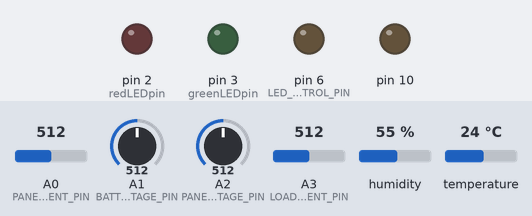
Bench run of a sketch on a simulated Arduino Uno, built with avr-gcc and run on an emulated ATmega328P. On the bench: output pins drawn as LEDs (lit = HIGH). Inputs (shaded band) come from the test bench; at power-on: A0 (PANEL_IN_CURRENT_PIN) = 512, A1 (BATTERY_VOLTAGE_PIN) = 512, A2 (PANEL_VOLTAGE_PIN) = 512, A3 (LOAD_OUT_CURRENT_PIN) = 512, humidity 55 %, temperature 24 °C. The local clock reads 2024-03-15 10:24:30 at power-on unless the sketch sets it; storage starts empty; what the sketch prints to the serial monitor is not drawn.

Above: at 32.6 s.
At 60.3 s:
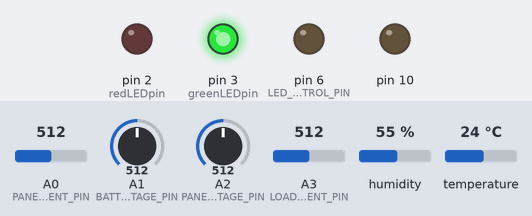
Timing chart, 0 to 83.1 s (numbered marks = the images above):
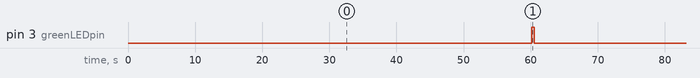

Measured:
- by itself, pin 3 (greenLEDpin): alternates HIGH for 0.42 s and LOW for 59.6 s

The sketch:

SolarMonitor.ino
```cpp
#include <DHT.h>
//#include <Narcoleptic.h>
#include <SD.h>
#include <Wire.h>
#include "RTClib.h"

// A solar monitor. This records solar output from a panel using Hall effect sensors
// on the input and load at the controller as well as battery and panel voltage.
// Temperature and humidity are also logged

// how many milliseconds between grabbing data and logging it. 1000 ms is once a second
#define LOG_INTERVAL  60000 // mills between entries (reduce to take more/faster data)

// Next log millis:
uint32_t next_log_time;

// Number of hours (in milliseconds) the LED lamps should light for at night.
#define NUMBER_LED_LAMP_HOURS 3
long lamp_off_time = 0;

bool solar_panel_off = false;

// how many milliseconds before writing the logged data permanently to disk
// set it to the LOG_INTERVAL to write each time (safest)
// set it to 10*LOG_INTERVAL to write all data every 10 datareads, you could lose up to
// the last 10 reads if power is lost but it uses less power and is much faster!
#define SYNC_INTERVAL 1000 // mills between calls to flush() - to write data to the card
uint32_t syncTime = 0; // time of last sync()

#define ECHO_TO_SERIAL   0 // echo data to serial port
#define WAIT_TO_START    0 // Wait for serial input in setup()

// the digital pins that connect to the signal LEDs
#define redLEDpin 2
#define greenLEDpin 3

#define DHTPIN 4     // what pin we're connected to

#define PUSHBUTTON_PIN 7  // A push button to control the LED lamps
#define LED_CONTROL_PIN 6  // Used to control the LED lamps

#define LOAD_OUT_CURRENT_PIN A3
#define PANEL_VOLTAGE_PIN    A2
#define BATTERY_VOLTAGE_PIN  A1
#define PANEL_IN_CURRENT_PIN A0


#define VOLTAGE_DIVIDER_FACTOR  6.0  // Voltage divider

#define NUM_SAMPLES 10 //Take 10 samples for each analog read:

// Uncomment whatever type you're using!
//#define DHTTYPE DHT11   // DHT 11
#define DHTTYPE DHT22   // DHT 22  (AM2302)
//#define DHTTYPE DHT21   // DHT 21 (AM2301)

DHT dht(DHTPIN, DHTTYPE);


RTC_DS1307 RTC; // define the Real Time Clock object

// for the data logging shield, we use digital pin 10 for the SD cs line
const int chipSelect = 10;

// the logging file
File logfile;


int panel_off_count = 0;
const double PANEL_VOLTAGE_THRESHOLD=0.40;
const int PANEL_COUNT_THRESHOLD = 2; // If the panel is off for five samples then

void error(char *str)
{
  Serial.print("error: ");
  Serial.println(str);

  while(1);
}

void setup(void)
{
  Serial.begin(9600);
  Serial.println();

  // use debugging LEDs
  pinMode(redLEDpin, OUTPUT);
  pinMode(greenLEDpin, OUTPUT);

  // Start with the voltage pins as input:
  pinMode( PANEL_VOLTAGE_PIN , INPUT );
  pinMode(  BATTERY_VOLTAGE_PIN, INPUT );
  pinMode( PANEL_IN_CURRENT_PIN , INPUT );
  pinMode( LOAD_OUT_CURRENT_PIN , INPUT );

  pinMode( LED_CONTROL_PIN, OUTPUT );
  digitalWrite( LED_CONTROL_PIN, LOW );

  pinMode( PUSHBUTTON_PIN, INPUT );
  digitalWrite( PUSHBUTTON_PIN, HIGH );

#if WAIT_TO_START
  Serial.println("Type any character to start");
  while (!Serial.available());
#endif //WAIT_TO_START


  // initialize the SD card
  Serial.print("Initializing SD card...");
  // make sure that the default chip select pin is set to
  // output, even if you don't use it:
  pinMode(10, OUTPUT);

  // see if the card is present and can be initialized:
  if (!SD.begin(chipSelect)) {
    error("Card failed, or not present");
  }
  Serial.println("card initialized.");

  // create a new file
  char filename[13] = "LOGGER00.CSV";
  for (uint8_t i = 0; i < 100; i++) {
    filename[6] = i/10 + '0';
    filename[7] = i%10 + '0';
    // Serial.println(filename);
    if (! SD.exists(filename)) {
      // only open a new file if it doesn't exist
      logfile = SD.open(filename, FILE_WRITE);
      //Serial.print("Using file: " );
      //Serial.println(filename);
      break;  // leave the loop!
    }
  }

  if (! logfile) {
    error("couldnt create file");
  }

  Serial.print("Logging to: ");
  Serial.println(filename);
  delay(100);
  // connect to RTC
  Wire.begin();
  if (!RTC.begin()) {
    logfile.println("RTC failed");
#if ECHO_TO_SERIAL
    Serial.println("RTC failed");
#endif  //ECHO_TO_SERIAL
  }
  Serial.println("RTC OK");

  logfile.println("millis,stamp,datetime,temp, humidity,vpanel,vbattery,ipanel,iload");
#if ECHO_TO_SERIAL
  Serial.println("millis,stamp,datetime,temp, humidity,vpanel,vbattery,ipanel,iload");
#endif //ECHO_TO_SERIAL

  dht.begin();

  next_log_time = millis() + LOG_INTERVAL;
  delay(5000);
}

void loop(void)
{
  DateTime now;
  float panel_voltage;
  float battery_voltage;
  float panel_current;
  float load_current;

  if( (long)(millis()-next_log_time) >= 0 ) {

    next_log_time = millis() + LOG_INTERVAL;


    digitalWrite(greenLEDpin, HIGH);

    // Reading temperature or humidity takes about 250 milliseconds!
    // Sensor readings may also be up to 2 seconds 'old' (its a very slow sensor)
    float h = dht.readHumidity();
    float t = dht.readTemperature();

    // check if returns are valid, if they are NaN (not a number) then something went wrong!
    if (isnan(t) || isnan(h)) {
      Serial.println("Failed to read from DHT");
      digitalWrite(redLEDpin, HIGH);
    }
    else {


      // log milliseconds since starting
      uint32_t m = millis();
      logfile.print(m);           // milliseconds since start
      logfile.print(", ");
#if ECHO_TO_SERIAL
      Serial.print(m);         // milliseconds since start
      Serial.print(", ");
#endif

      // fetch the time
      now = RTC.now();

      // log time
      logfile.print(now.unixtime()); // seconds since 1/1/1970
      logfile.print(", ");
      logfile.print('"');
      logfile.print(now.year(), DEC);
      logfile.print("/");
      logfile.print(now.month(), DEC);
      logfile.print("/");
      logfile.print(now.day(), DEC);
      logfile.print(" ");
      logfile.print(now.hour(), DEC);
      logfile.print(":");
      logfile.print(now.minute(), DEC);
      logfile.print(":");
      logfile.print(now.second(), DEC);
      logfile.print('"');
#if ECHO_TO_SERIAL
      Serial.print(now.unixtime()); // seconds since 1/1/1970
      Serial.print(", ");
      Serial.print('"');
      Serial.print(now.year(), DEC);
      Serial.print("/");
      Serial.print(now.month(), DEC);
      Serial.print("/");
      Serial.print(now.day(), DEC);
      Serial.print(" ");
      Serial.print(now.hour(), DEC);
      Serial.print(":");
      Serial.print(now.minute(), DEC);
      Serial.print(":");
      Serial.print(now.second(), DEC);
      Serial.print('"');
#endif //ECHO_TO_SERIAL


      logfile.print(", ");
      logfile.print(t);
      logfile.print(", ");
      logfile.print(h);
#if ECHO_TO_SERIAL
      Serial.print(", ");
      Serial.print(t);
      Serial.print(", ");
      Serial.print(h);
#endif //ECHO_TO_SERIAL


      panel_voltage = getPanelVoltage( PANEL_VOLTAGE_PIN );
      logfile.print(", ");
      logfile.print(panel_voltage);
#if ECHO_TO_SERIAL
      Serial.print(", ");
      Serial.print(panel_voltage, DEC);
#endif // ECHO_TO_SERIAL

      battery_voltage = getBatteryVoltage( BATTERY_VOLTAGE_PIN );
      logfile.print(", ");
      logfile.print(battery_voltage);
#if ECHO_TO_SERIAL
      Serial.print(", ");
      Serial.print(battery_voltage, DEC);
#endif // ECHO_TO_SERIAL


      panel_current = getCurrent( PANEL_IN_CURRENT_PIN );
      logfile.print(", ");
      logfile.print(panel_current);
#if ECHO_TO_SERIAL
      Serial.print(", ");
      Serial.print(panel_current, DEC);
#endif // ECHO_TO_SERIAL

      load_current = getCurrent( LOAD_OUT_CURRENT_PIN );
      logfile.print(", ");
      logfile.print(load_current);
#if ECHO_TO_SERIAL
      Serial.print(", ");
      Serial.print(load_current, DEC);
#endif // ECHO_TO_SERIAL

      logfile.println();
#if ECHO_TO_SERIAL
      Serial.println();
#endif // ECHO_TO_SERIAL

      digitalWrite(greenLEDpin, LOW);

      // blink LED to show we are syncing data to the card & updating FAT!
      digitalWrite(redLEDpin, HIGH);
      logfile.flush();
      digitalWrite(redLEDpin, LOW);
    }

    if( panel_voltage > PANEL_VOLTAGE_THRESHOLD ) {
      if( !solar_panel_off ) {
        panel_off_count+= 1;
#if ECHO_TO_SERIAL
        Serial.print("Incrementing panel off count, value is now: ");
        Serial.print( panel_off_count, DEC );
        Serial.println();
#endif // ECHO_TO_SERIAL
      }
    }
    else {
      panel_off_count = 0;
#if ECHO_TO_SERIAL
      Serial.print("Resetting panel off count, value is now: ");
      Serial.print( panel_off_count, DEC );
      Serial.println();
#endif // ECHO_TO_SERIAL
    }

    // Only run the LED lamps for a fixed number of hours - check the time if the
    // solar panel is off:
    if( solar_panel_off ) {
#if ECHO_TO_SERIAL
      Serial.print("Checking for time out, current hour = " );
      Serial.print( now.hour(), DEC );
      Serial.print(" timeout time = " );
      Serial.println( lamp_off_time, DEC );
#endif
      if( now.hour() > lamp_off_time ) {
#if ECHO_TO_SERIAL
        Serial.println("LEDS timed out, turning off");
#endif
        digitalWrite(LED_CONTROL_PIN, LOW );
      }
    }

    // The solar panel has been off for the specified number of monitoring periods
    // Turn on the LED lamps and record the time intervale to turn them off
    if( panel_off_count > PANEL_COUNT_THRESHOLD  ) {
#if ECHO_TO_SERIAL
      Serial.print("Panel count above threshold: ");
      Serial.println(panel_off_count, DEC );
#endif
      if( ! solar_panel_off ) {
        digitalWrite(LED_CONTROL_PIN, HIGH );
        solar_panel_off = true;
        lamp_off_time = now.hour() + NUMBER_LED_LAMP_HOURS;
        if (lamp_off_time > 24 )
          lamp_off_time = 24;
#if ECHO_TO_SERIAL
        Serial.print("Turning on LEDs, off time =  ");
        Serial.println(lamp_off_time, DEC );
#endif
      }
    }
    else {
      digitalWrite(LED_CONTROL_PIN, LOW );
      solar_panel_off = false;
      lamp_off_time = 0;
#if ECHO_TO_SERIAL
      Serial.println("Panel on again, turning off LEDs");

#endif
    }
  }


  else {
    delay(10);
  }
}

// Return a voltage and correct for the voltage divider
float getBatteryVoltage(int pin) {
  int vin=0;
  int i;
  for( i=0; i< NUM_SAMPLES; i++ ) {
    vin += analogRead(pin);
    delay(10);
  }
  vin = vin / NUM_SAMPLES;
  float voltage = (float)5.0*vin/1023.0 * VOLTAGE_DIVIDER_FACTOR;
  return voltage;
}

// Return panel voltage, indirectly via optoisolater.
// This is not the actual panel voltage but will give some idea
// of whether the panel is active:
float getPanelVoltage(int pin) {
  int vin=0;
  int i;
  for( i=0; i< NUM_SAMPLES; i++ ) {
    vin += analogRead(pin);
    delay(10);
  }
  vin = vin / NUM_SAMPLES;
  float voltage = (float)5.0*vin/1023.0;
  return voltage;
}


// Calculate the current flowing from the Hall effect sensor at the attached pin:
float getCurrent( int pin ) {
  int vin=0;
  int i;
  for( i=0; i< NUM_SAMPLES; i++ ) {
    vin += analogRead(pin);
    delay(10);
  }
  vin = vin / NUM_SAMPLES;

  // Convert to current. First subtract the midpoint of 2.5, then divide by 0.185 to
  // convert volts to amps:
  float current = ((5.0*vin/1023.0)-2.5)/0.185;
  return current;
}
```
